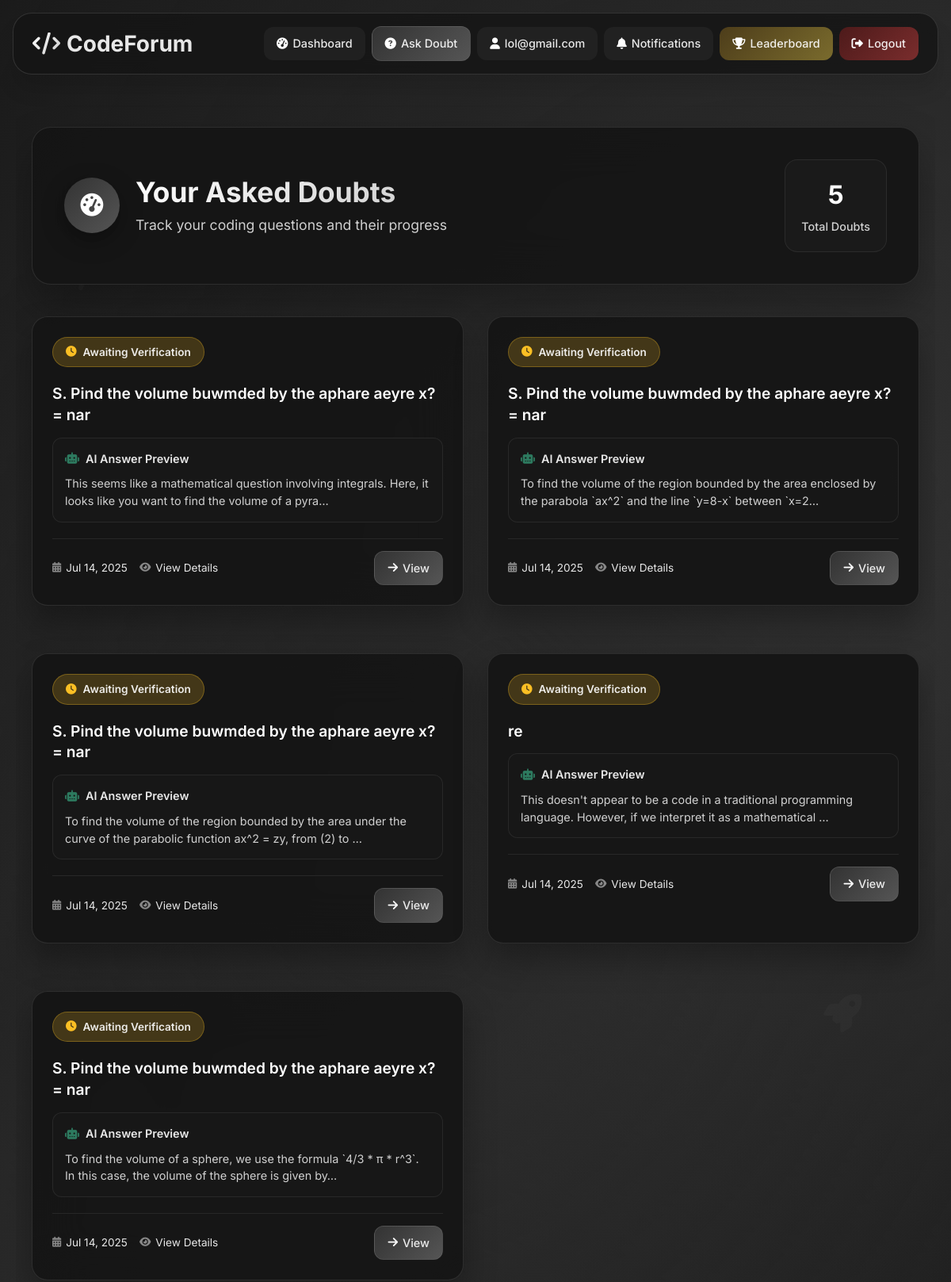
Page /student/ (signed in, upper part) on the earlier database version.
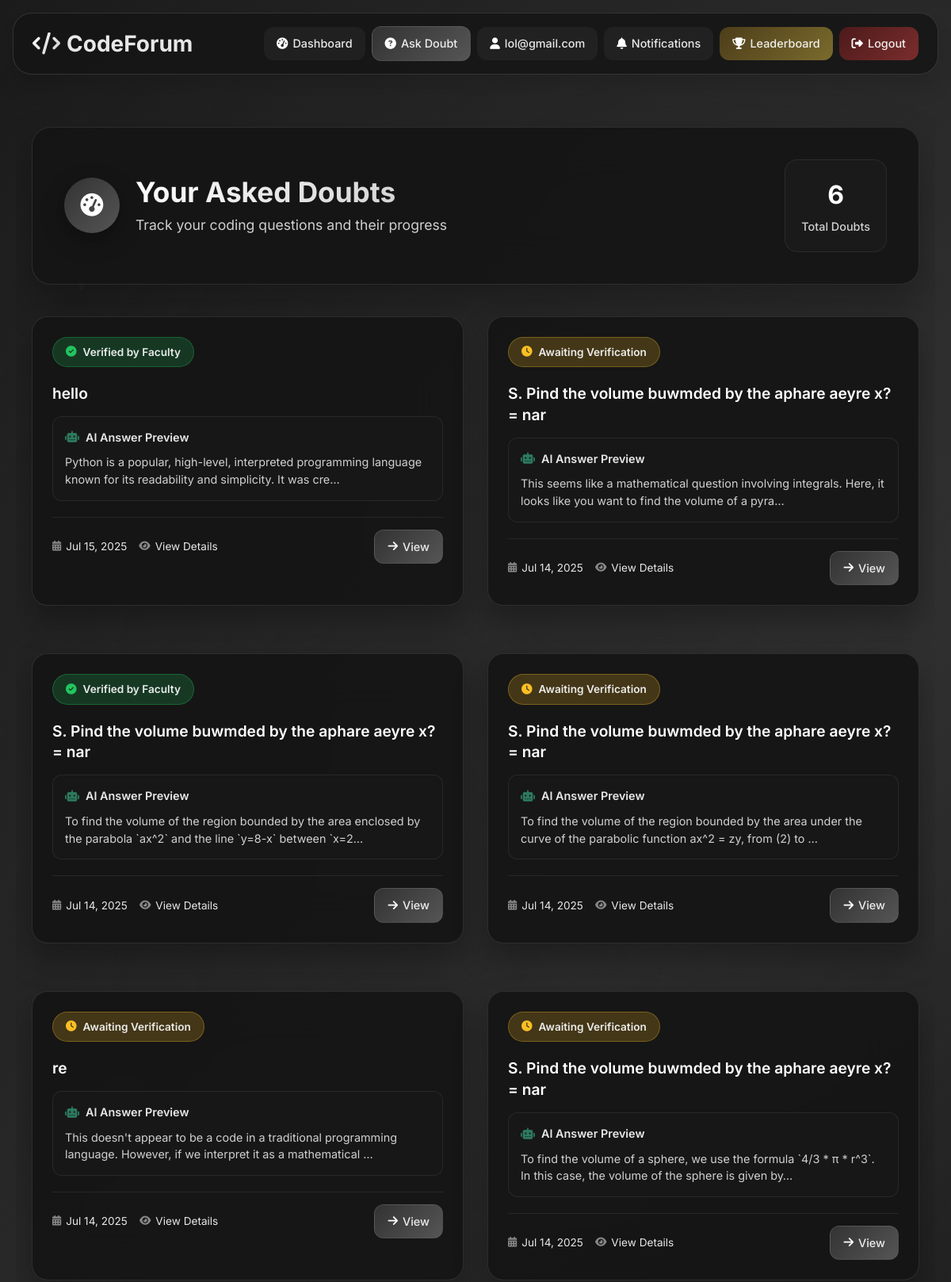
Same page on the later database version.
### forum/models.py (models this page shows, shortened)
class Doubt(models.Model):
    student = models.ForeignKey(User, on_delete=models.CASCADE)
    title = models.CharField(max_length=255)
    description = models.TextField()
    code_snippet = models.TextField(blank=True, null=True)
    ai_answer = models.TextField(blank=True, null=True)
    faculty_verified = models.BooleanField(default=False)
    faculty_suggestion = models.TextField(blank=True, null=True)
    created_at = models.DateTimeField(auto_now_add=True)
    categories = models.ManyToManyField(Category, blank=True)
    is_public = models.BooleanField(default=True)
    verified_by = models.ForeignKey(User, null=True, blank=True, on_delete=models.SET_NULL, related_name='verified_doubts')

### forum/views.py (the view)
# urls.py: path('student/', views.student_dashboard, name='student_dashboard'),
@login_required
@user_passes_test(lambda u: u.is_authenticated and u.role == 'student')
def student_dashboard(request):
    doubts = Doubt.objects.filter(student=request.user).order_by('-created_at')
    return render(request, 'forum/student_dashboard.html', {'doubts': doubts})

### forum/templates/forum/student_dashboard.html (shortened to what this page needs)
{% extends 'forum/base.html' %}
{% block content %}
<div class="dashboard-container fade-in">
    <div class="dashboard-wrapper">
        <div class="dashboard-header glass-card">
            <div class="header-content">
                <div class="header-left">
                    <div class="dashboard-icon">
                        <i class="fas fa-tachometer-alt"></i>
                    </div>
                    <div class="header-text">
                        <h2 class="dashboard-title">Your Asked Doubts</h2>
                        <p class="dashboard-subtitle">Track your coding questions and their progress</p>
                    </div>
                </div>
                <div class="header-stats">
                    <div class="stat-item">
                        <div class="stat-number">{{ doubts|length }}</div>
                        <div class="stat-label">Total Doubts</div>
                    </div>
                </div>
            </div>
        </div>
        <div class="doubts-grid">
            {% for doubt in doubts %}
                <div class="doubt-card glass-card slide-in">
                    <div class="doubt-card-header">
                        <div class="doubt-status">
                            {% if doubt.faculty_verified %}
                                <div class="status-badge verified">
                                    <i class="fas fa-check-circle"></i>
                                    <span>Verified by Faculty</span>
                                </div>
                            {% else %}
                                <div class="status-badge pending">
                                    <i class="fas fa-clock"></i>
                                    <span>Awaiting Verification</span>
                                </div>
                            {% endif %}
                        </div>
                    </div>
                    <div class="doubt-card-content">
                        <h3 class="doubt-card-title">
                            <a href="{% url 'view_doubt' doubt.id %}" class="doubt-link">
                                {{ doubt.title }}
                            </a>
                        </h3>
                        <div class="doubt-preview">
                            <div class="preview-header">
                                <i class="fas fa-robot"></i>
                                <span>AI Answer Preview</span>
                            </div>
                            <div class="preview-content">
                                {{ doubt.ai_answer|truncatechars:120 }}
                            </div>
                        </div>
                    </div>
                    <div class="doubt-card-footer">
                        <div class="doubt-meta">
                            <div class="meta-item">
                                <i class="fas fa-calendar-alt"></i>
                                <span>{{ doubt.created_at|date:"M d, Y" }}</span>
                            </div>
                            <div class="meta-item">
                                <i class="fas fa-eye"></i>
                                <span>View Details</span>
                            </div>
                        </div>
                        <a href="{% url 'view_doubt' doubt.id %}" class="modern-btn btn-primary view-btn">
                            <i class="fas fa-arrow-right"></i>
                            <span>View</span>
                        </a>
                    </div>
                </div>
            {% endfor %}
        </div>
    </div>
    <div class="dashboard-background-elements">
        <div class="floating-element element-1">
        </div>
        <div class="floating-element element-2">
        </div>
        <div class="floating-element element-3">
        </div>
        <div class="floating-element element-5">
        </div>
        <div class="floating-element element-6">
            <i class="fas fa-rocket"></i>
        </div>
    </div>
</div>
{% endblock %}

Differences in the rows shown:
added Doubt: faculty_verified True (drawn), title "hello", ai_answer "Python is a popular, high-level, interpreted programming language known for its readability and simplicity. It was cre…", created_at "Jul 15, 2025"
changed Doubt (number 3 of 6 on the later page): faculty_verified "Awaiting Verification" → "Verified by Faculty"
Other differences:
{{ doubts|length }}: "5" → "6"
